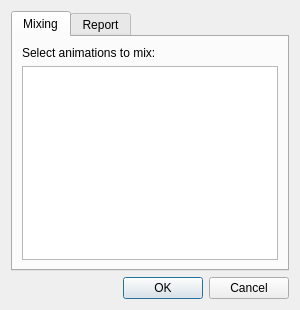
<?xml version="1.0" encoding="UTF-8"?>
<ui version="4.0">
 <class>AdvancedAnimationDialog</class>
 <widget class="QDialog" name="AdvancedAnimationDialog">
  <property name="windowTitle">
   <string>Advanced Animation</string>
  </property>
  <layout class="QVBoxLayout" name="verticalLayout">
   <item>
    <widget class="QTabWidget" name="tabWidget">
     <widget class="QWidget" name="mixingTab">
      <attribute name="title">
       <string>Mixing</string>
      </attribute>
      <layout class="QVBoxLayout" name="mixingLayout">
       <item>
        <widget class="QLabel" name="mixingLabel">
         <property name="text">
          <string>Select animations to mix:</string>
         </property>
        </widget>
       </item>
       <item>
        <widget class="QListWidget" name="mixingListWidget">
         <property name="selectionMode">
          <enum>QAbstractItemView::ExtendedSelection</enum>
         </property>
        </widget>
       </item>
      </layout>
     </widget>
     <widget class="QWidget" name="reportTab">
      <attribute name="title">
       <string>Report</string>
      </attribute>
      <layout class="QVBoxLayout" name="reportLayout">
       <item>
        <widget class="QTableWidget" name="reportTableWidget">
         <property name="editTriggers">
          <set>QAbstractItemView::NoEditTriggers</set>
         </property>
         <property name="selectionMode">
          <enum>QAbstractItemView::NoSelection</enum>
         </property>
         <property name="sortingEnabled">
          <bool>false</bool>
         </property>
        </widget>
       </item>
      </layout>
     </widget>
    </widget>
   </item>
   <item>
    <widget class="QDialogButtonBox" name="buttonBox">
     <property name="standardButtons">
      <set>QDialogButtonBox::Cancel|QDialogButtonBox::Ok</set>
     </property>
    </widget>
   </item>
  </layout>
 </widget>
 <resources/>
 <connections/>
</ui>
